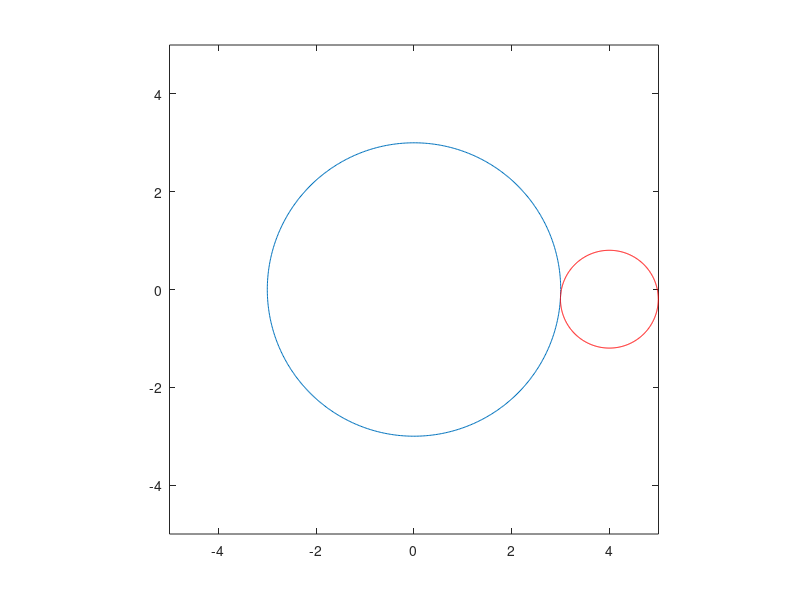

Source code (MATLAB):
theta1 = 0 : 0.01 : 2*pi; theta2 = 0 : 0.05 : 6*pi;
r1 = 3; x1 = r1*cos(theta1); y1 = r1*sin(theta1);
r2 = 1; x2 = r2*cos(theta1); y2 = r2*sin(theta1);
R = r1 + 2*r2;
n = length(theta2) ;
for i = 1 : n
center = (r1+r2)*[cos(theta2(i)), sin(theta2(i))];
plot(x1, y1);
hold on;
plot(x2+center(1), y2+center(2), 'r');
axis([-R, R, -R, R]); axis square;
hold off;
pause(0.01);
end